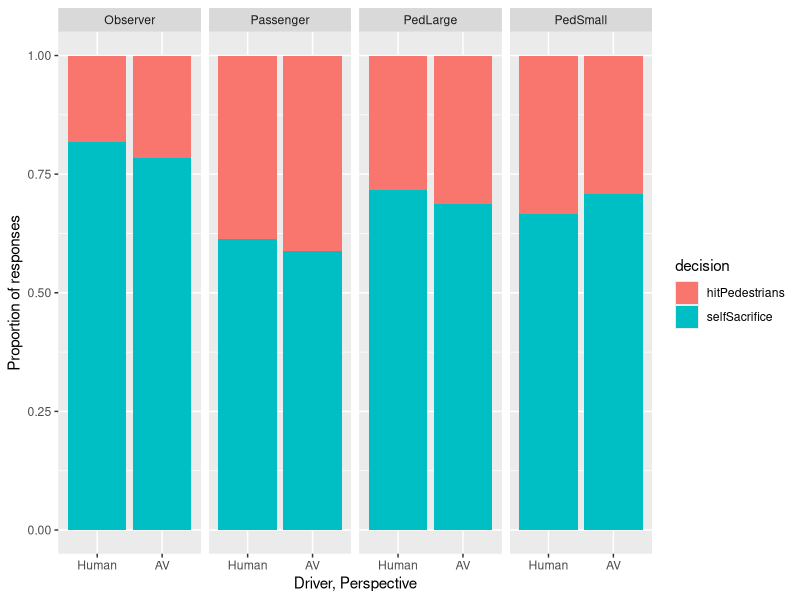
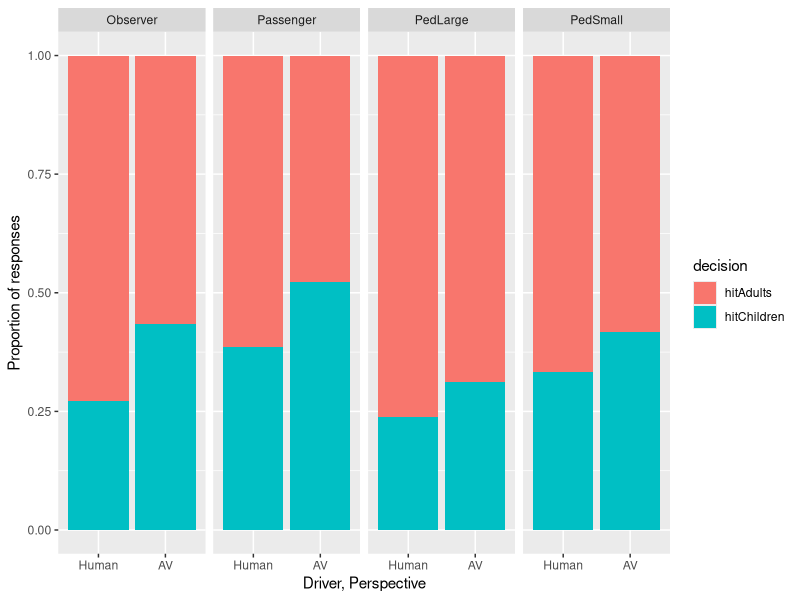
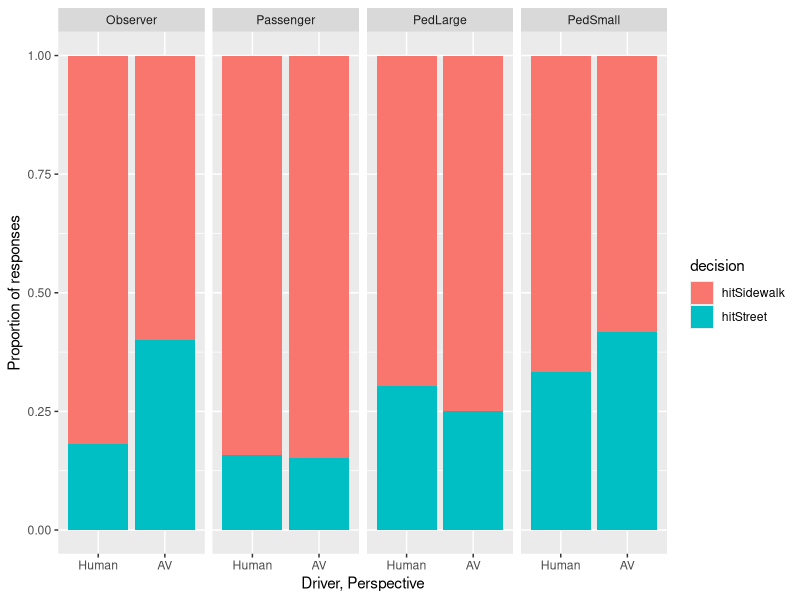

Generate these figures, in order, with R:
library(lme4)
library(ggplot2)
# read the dataframes
child.data <- read.csv("childrenCSV.csv")

carsac.data <- read.csv("selfSacCSV.csv")

sidewalk.data <- read.csv("sidewalkCSV.csv")

# clean the factor labels

colnames(child.data)[2] <- "gender"
colnames(carsac.data)[2] <- "gender"
colnames(sidewalk.data)[2] <- "gender"

colnames(child.data)[3] <- "driver"
colnames(carsac.data)[3] <- "driver"
colnames(sidewalk.data)[3] <- "driver"

child.data$driver <- factor(child.data$driver, levels = c("False","True"),
                            labels = c("Human", "AV"))

child.data$gender <- factor(child.data$gender, levels = c("False","True"),
                            labels = c("Female", "Male"))

carsac.data$driver <- factor(carsac.data$driver, levels = c("False","True"),
                            labels = c("Human", "AV"))

carsac.data$gender <- factor(carsac.data$gender, levels = c("False","True"),
                            labels = c("Female", "Male"))


sidewalk.data$driver <- factor(sidewalk.data$driver, levels = c("False","True"),
                            labels = c("Human", "AV"))

sidewalk.data$gender <- factor(sidewalk.data$gender, levels = c("False","True"),
                            labels = c("Female", "Male"))

# only include those that passed sanity
child.data <- subset(child.data, passedSanCheck == "True")
carsac.data <- subset(carsac.data, passedSanCheck == "True")
sidewalk.data <- subset(sidewalk.data, passedSanCheck == "True")


# run the GLMMs
child.glmm <- glmer(decision == "hitChildren" ~ perspective * driver +
                        (1|participant.ID) + gender, family = "binomial", data=child.data)

carsac.glmm <- glmer(decision == "selfSacrifice" ~ perspective *
                         driver + (1|participant.ID) + gender, family = "binomial", data=carsac.data)

sidewalk.glmm <- glmer(decision == "hitSidewalk" ~ perspective * driver +
                           (1|participant.ID) + gender, family = "binomial",
                       data=sidewalk.data)

# plot the proportions
child.plot <- ggplot(child.data,aes(x = driver,fill = decision)) +
    geom_bar(position = "fill") + facet_grid (.~perspective) +
    xlab("Driver, Perspective") + ylab("Proportion of responses")

carsac.plot <- ggplot(carsac.data,aes(x = driver,fill = decision)) +
    geom_bar(position = "fill") + facet_grid (.~perspective) +
    xlab("Driver, Perspective") + ylab("Proportion of responses")

sidewalk.plot <-
    ggplot(sidewalk.data,aes(x = driver,fill = decision)) +
    geom_bar(position = "fill") + facet_grid (.~perspective) +
    xlab("Driver, Perspective") + ylab("Proportion of responses")
